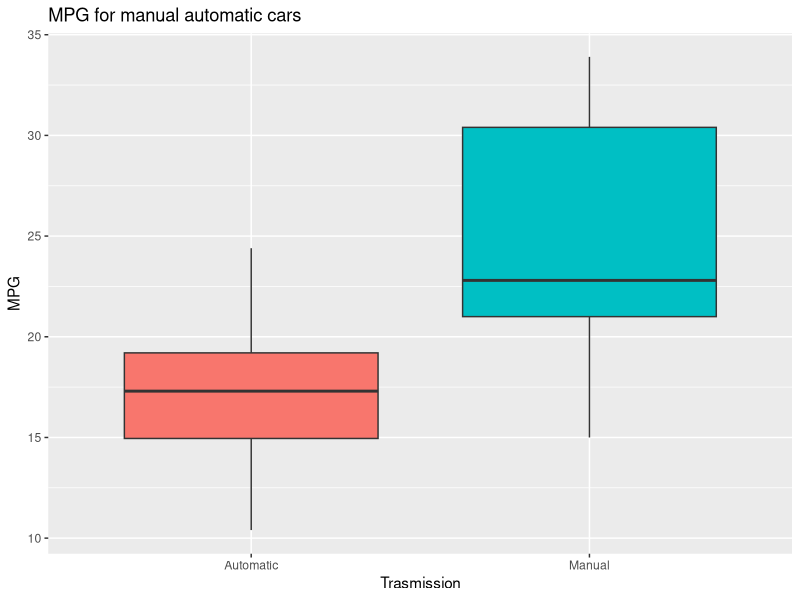

Source code (R):
library(datasets)
library(ggplot2)
data(mtcars)
g=ggplot(data=mtcars)

#Exploratory:
summary(lm(mpg~am,data=mtcars)) #Significant so probably connection exists (unlikely that cofounders nullify)
g+geom_boxplot(aes(factor(am),mpg,fill=factor(am)))+labs(title="MPG for manual automatic cars",x="Trasmission", y="MPG")+theme(legend.position="none")+scale_x_discrete(labels=c("Automatic","Manual"))

